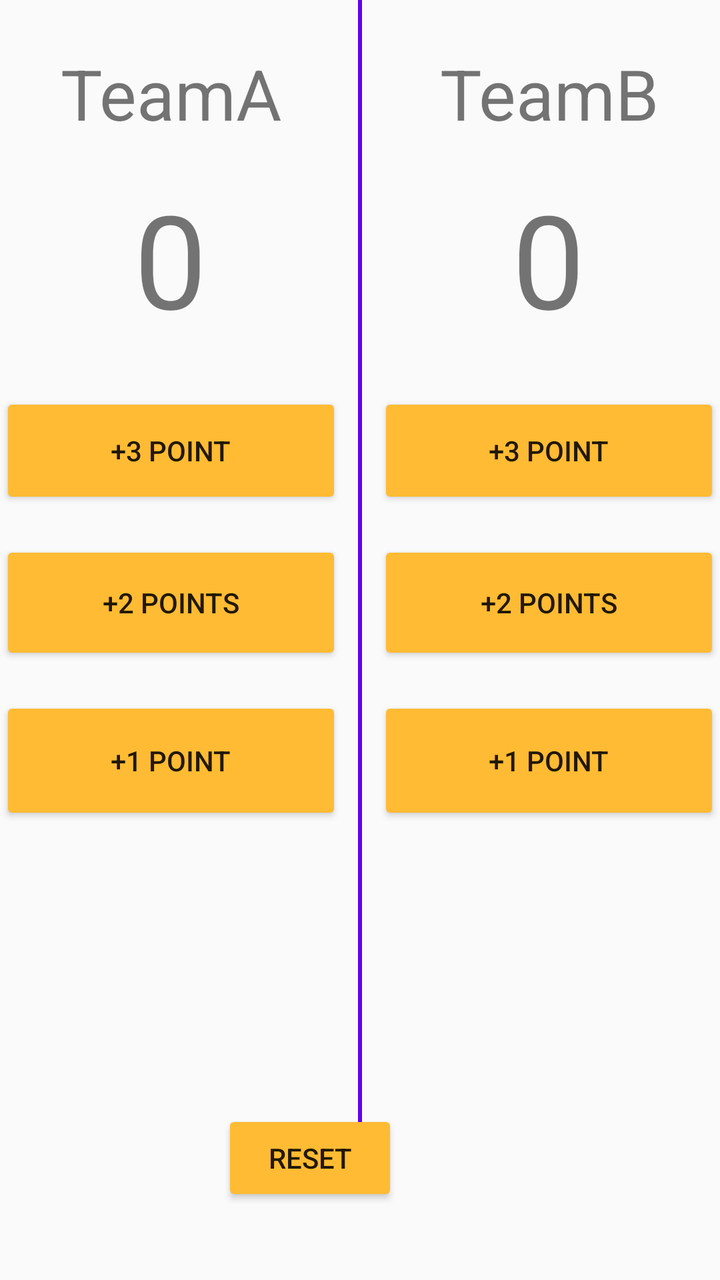
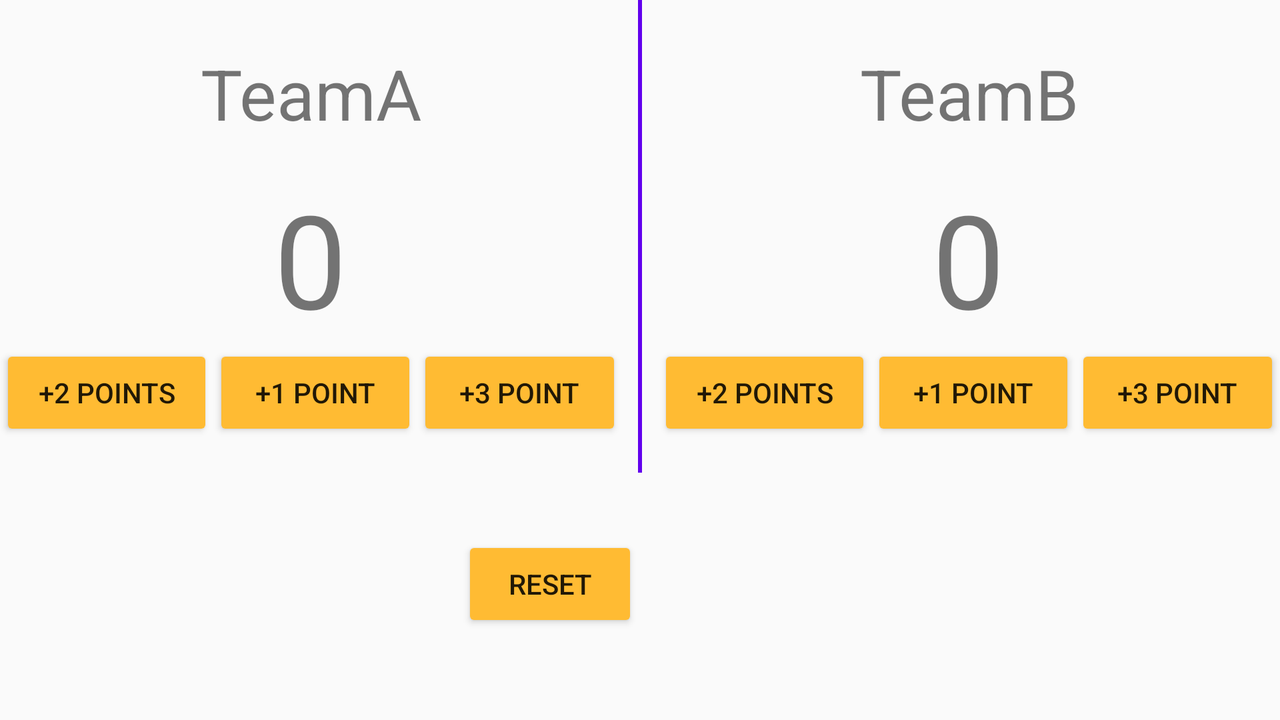

Two renders of one Android screen. The first uses the default layout on a phone; the second uses the alternative layout the repository ships for a different screen configuration, on a matching device. The two XML files are below.
<!-- AndroidManifest.xml: application theme AppTheme -->
<!-- res/layout/activity_main3.xml -->
<?xml version="1.0" encoding="utf-8"?>

<RelativeLayout xmlns:android="http://schemas.android.com/apk/res/android"
    xmlns:app="http://schemas.android.com/apk/res-auto"
    xmlns:tools="http://schemas.android.com/tools"
    android:layout_width="match_parent"
    android:layout_height="match_parent"
    tools:context=".Main3Activity">
<LinearLayout
    android:layout_width="match_parent"
    android:layout_height="wrap_content"
    android:orientation="horizontal">

    <LinearLayout
        android:layout_width="0dp"
        android:layout_height="match_parent"
        android:layout_marginTop="-1dp"
        android:layout_weight="1"
        android:orientation="vertical">

        <TextView
            android:id="@+id/teamnameb"
            android:layout_width="match_parent"
            android:layout_height="wrap_content"
            android:layout_marginTop="24dp"
            android:layout_marginBottom="16dp"
            android:gravity="center"
            android:text="TeamA"
            android:textSize="35sp" />

        <TextView
            android:id="@+id/scoreb"
            android:layout_width="match_parent"
            android:layout_height="wrap_content"
            android:layout_marginBottom="24dp"
            android:gravity="center"
            android:text="0"
            android:textSize="65sp" />

        <Button
            android:id="@+id/btn_3b"
            android:layout_width="match_parent"
            android:layout_height="58dp"
            android:layout_marginBottom="16dp"
            android:onClick="btnAdd3"
            android:text="@string/label_add3" />

        <Button
            android:id="@+id/btn_2b"
            android:layout_width="match_parent"
            android:layout_height="62dp"
            android:layout_marginBottom="16dp"
            android:onClick="btnAdd2"
            android:text="@string/label_add2" />

        <Button
            android:id="@+id/btn_1b"
            android:layout_width="match_parent"
            android:layout_height="64dp"
            android:layout_marginBottom="16dp"
            android:onClick="btnAdd1"
            android:text="@string/label_add1" />

    </LinearLayout>
<TextView
    android:layout_width="2dp"
    android:layout_height="match_parent"
    android:layout_marginLeft="8dp"
    android:layout_marginRight="8dp"

    android:background="@color/design_default_color_primary"
    />
    <LinearLayout
        android:layout_width="0dp"
        android:layout_height="571dp"
        android:layout_weight="1"
        android:layout_marginTop="-1dp"
        android:orientation="vertical">

        <TextView
            android:id="@+id/teamname"
            android:layout_width="match_parent"
            android:layout_height="wrap_content"
            android:layout_marginTop="24dp"
            android:layout_marginBottom="16dp"
            android:gravity="center"
            android:text="TeamB"
            android:textSize="35sp" />

        <TextView
            android:id="@+id/score"
            android:layout_width="match_parent"
            android:layout_height="wrap_content"
            android:layout_marginBottom="24dp"
            android:gravity="center"
            android:text="0"
            android:textSize="65sp" />

        <Button
            android:id="@+id/btn_3"
            android:layout_width="match_parent"
            android:layout_height="58dp"
            android:layout_marginBottom="16dp"
            android:onClick="btnAdd3"
            android:text="@string/label_add3" />

        <Button
            android:id="@+id/btn_2"
            android:layout_width="match_parent"
            android:layout_height="62dp"
            android:layout_marginBottom="16dp"
            android:onClick="btnAdd2"
            android:text="@string/label_add2" />

        <Button
            android:id="@+id/btn_1"
            android:layout_width="match_parent"
            android:layout_height="64dp"
            android:layout_marginBottom="16dp"
            android:onClick="btnAdd1"
            android:text="@string/label_add1" />

    </LinearLayout>
</LinearLayout>


    <Button
        android:id="@+id/button"
        android:layout_width="wrap_content"
        android:layout_height="wrap_content"
        android:layout_alignParentEnd="true"
        android:layout_alignParentRight="true"
        android:layout_alignParentBottom="true"
        android:layout_marginEnd="161dp"
        android:layout_marginRight="161dp"
        android:layout_marginBottom="37dp"
        android:onClick="btnReset"
        android:text="@string/btn_reset_label" />
</RelativeLayout>
<!-- resources referenced by this layout -->
<resources>
  <string name="btn_reset_label" translatable="false">Reset</string>
  <string name="label_add1" translatable="false">+1 point</string>
  <string name="label_add2" translatable="false">+2 points</string>
  <string name="label_add3" translatable="false">+3 point</string>
  <style name="AppTheme" parent="Theme.AppCompat.Light.DarkActionBar">
          
          <item name="colorPrimary">@color/colorPrimary</item>
          <item name="colorPrimaryDark">@color/colorPrimaryDark</item>
          <item name="colorAccent">@color/colorAccent</item>
          <item name="colorButtonNormal">@android:color/holo_orange_light</item>
      </style>
</resources>
<!-- res/layout-land/activity_main3.xml (the repository's variant of the layout above) -->
<!-- drawn on the phone turned sideways -->
<?xml version="1.0" encoding="utf-8"?>
<RelativeLayout xmlns:android="http://schemas.android.com/apk/res/android"
    android:layout_width="match_parent"
    android:layout_height="match_parent">

    <LinearLayout
        android:layout_width="match_parent"
        android:layout_height="wrap_content"
        android:orientation="horizontal">

        <LinearLayout
            android:layout_width="0dp"
            android:layout_height="wrap_content"
            android:layout_marginTop="-1dp"
            android:layout_weight="1"
            android:orientation="vertical">

            <TextView
                android:id="@+id/teamnameb"
                android:layout_width="match_parent"
                android:layout_height="wrap_content"
                android:layout_marginTop="24dp"
                android:layout_marginBottom="16dp"
                android:gravity="center"
                android:text="TeamA"
                android:textSize="35sp" />

            <TextView
                android:id="@+id/scoreb"
                android:layout_width="match_parent"
                android:layout_height="wrap_content"

                android:gravity="center"
                android:text="0"
                android:textSize="65sp" />

            <LinearLayout
                android:layout_width="match_parent"
                android:layout_height="match_parent"
                android:orientation="horizontal">

                <Button
                    android:id="@+id/btn_2b"
                    android:layout_width="wrap_content"
                    android:layout_height="wrap_content"
                    android:layout_marginBottom="16dp"
                    android:layout_weight="1"
                    android:onClick="btnAdd2"
                    android:text="@string/label_add2" />

                <Button
                    android:id="@+id/btn_1b"
                    android:layout_width="wrap_content"
                    android:layout_height="wrap_content"
                    android:layout_marginBottom="16dp"
                    android:layout_weight="1"
                    android:onClick="btnAdd1"
                    android:text="@string/label_add1" />

                <Button
                    android:id="@+id/btn_3b"
                    android:layout_width="wrap_content"
                    android:layout_height="wrap_content"
                    android:layout_marginBottom="16dp"
                    android:layout_weight="1"
                    android:onClick="btnAdd3"
                    android:text="@string/label_add3" />

            </LinearLayout>

        </LinearLayout>

        <TextView
            android:layout_width="2dp"
            android:layout_height="match_parent"
            android:layout_marginLeft="8dp"
            android:layout_marginRight="8dp"

            android:background="@color/design_default_color_primary" />

        <LinearLayout
            android:layout_width="0dp"
            android:layout_height="wrap_content"
            android:layout_marginTop="-1dp"
            android:layout_weight="1"
            android:orientation="vertical">

            <TextView
                android:id="@+id/teamname"
                android:layout_width="match_parent"
                android:layout_height="wrap_content"
                android:layout_marginTop="24dp"
                android:layout_marginBottom="16dp"
                android:gravity="center"
                android:text="TeamB"
                android:textSize="35sp" />

            <TextView
                android:id="@+id/score"
                android:layout_width="match_parent"
                android:layout_height="wrap_content"

                android:gravity="center"
                android:text="0"
                android:textSize="65sp" />

            <LinearLayout
                android:layout_width="match_parent"
                android:layout_height="match_parent"
                android:orientation="horizontal">

                <Button
                    android:id="@+id/btn_2"
                    android:layout_width="wrap_content"
                    android:layout_height="wrap_content"
                    android:layout_marginBottom="16dp"
                    android:layout_weight="1"
                    android:onClick="btnAdd2"
                    android:text="@string/label_add2" />

                <Button
                    android:id="@+id/btn_1"
                    android:layout_width="wrap_content"
                    android:layout_height="wrap_content"
                    android:layout_marginBottom="16dp"
                    android:layout_weight="1"
                    android:onClick="btnAdd1"
                    android:text="@string/label_add1" />

                <Button
                    android:id="@+id/btn_3"
                    android:layout_width="wrap_content"
                    android:layout_height="wrap_content"
                    android:layout_marginBottom="16dp"
                    android:layout_weight="1"
                    android:onClick="btnAdd3"
                    android:text="@string/label_add3" />
            </LinearLayout>

        </LinearLayout>
    </LinearLayout>

    <Button
        android:id="@+id/button"
        android:layout_width="wrap_content"
        android:layout_height="wrap_content"

        android:layout_alignParentLeft="true"
        android:layout_alignParentEnd="true"
        android:layout_alignParentRight="true"
        android:layout_alignParentBottom="true"
        android:layout_marginLeft="322dp"
        android:layout_marginEnd="321dp"
        android:layout_marginRight="321dp"

        android:layout_marginBottom="44dp"


        android:onClick="btnReset"
        android:text="@string/btn_reset_label" />

</RelativeLayout>
